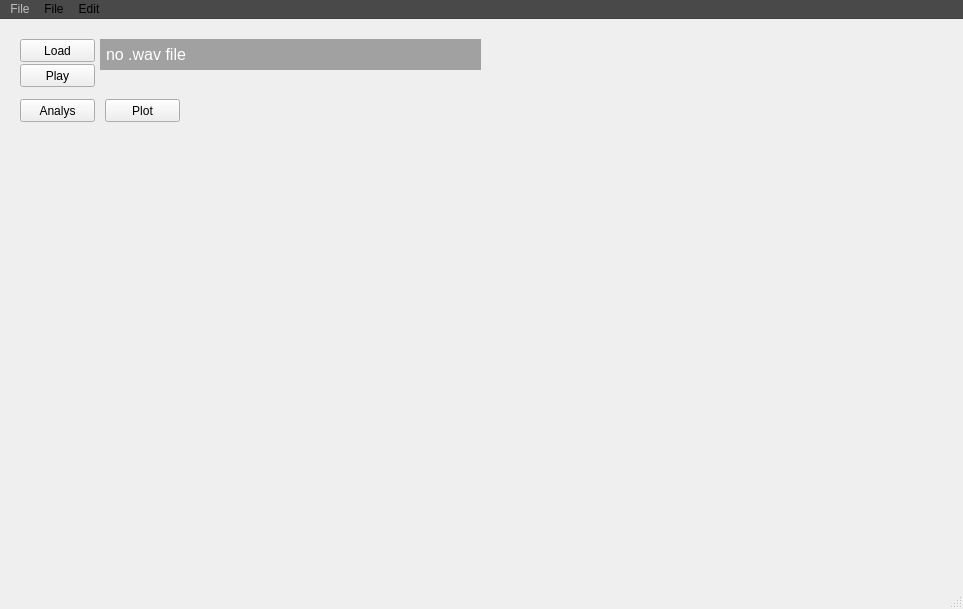
<?xml version="1.0" encoding="UTF-8"?>
<ui version="4.0">
 <class>MainWindow</class>
 <widget class="QMainWindow" name="MainWindow">
  <property name="geometry">
   <rect>
    <x>0</x>
    <y>0</y>
    <width>963</width>
    <height>609</height>
   </rect>
  </property>
  <property name="minimumSize">
   <size>
    <width>761</width>
    <height>485</height>
   </size>
  </property>
  <property name="windowTitle">
   <string>MainWindow</string>
  </property>
  <property name="styleSheet">
   <string notr="true"/>
  </property>
  <widget class="QWidget" name="centralwidget">
   <widget class="QPushButton" name="load_btn">
    <property name="geometry">
     <rect>
      <x>20</x>
      <y>20</y>
      <width>75</width>
      <height>23</height>
     </rect>
    </property>
    <property name="text">
     <string>Load</string>
    </property>
   </widget>
   <widget class="QLabel" name="label">
    <property name="geometry">
     <rect>
      <x>100</x>
      <y>20</y>
      <width>381</width>
      <height>31</height>
     </rect>
    </property>
    <property name="font">
     <font>
      <pointsize>12</pointsize>
     </font>
    </property>
    <property name="styleSheet">
     <string notr="true">background-color:rgb(161, 161, 161);
color: rgb(255, 255, 255);
padding:2px;</string>
    </property>
    <property name="text">
     <string>no .wav file</string>
    </property>
   </widget>
   <widget class="QPushButton" name="play_btn">
    <property name="geometry">
     <rect>
      <x>20</x>
      <y>45</y>
      <width>75</width>
      <height>23</height>
     </rect>
    </property>
    <property name="text">
     <string>Play</string>
    </property>
   </widget>
   <widget class="QPushButton" name="ana_btn">
    <property name="geometry">
     <rect>
      <x>20</x>
      <y>80</y>
      <width>75</width>
      <height>23</height>
     </rect>
    </property>
    <property name="text">
     <string>Analys</string>
    </property>
   </widget>
   <widget class="WaveMplCanvas" name="figure1" native="true">
    <property name="geometry">
     <rect>
      <x>25</x>
      <y>135</y>
      <width>466</width>
      <height>171</height>
     </rect>
    </property>
   </widget>
   <widget class="QPushButton" name="plot_btn">
    <property name="geometry">
     <rect>
      <x>105</x>
      <y>80</y>
      <width>75</width>
      <height>23</height>
     </rect>
    </property>
    <property name="text">
     <string>Plot</string>
    </property>
   </widget>
   <widget class="GwtMplCanvas" name="figure2" native="true">
    <property name="geometry">
     <rect>
      <x>25</x>
      <y>315</y>
      <width>466</width>
      <height>171</height>
     </rect>
    </property>
   </widget>
  </widget>
  <widget class="QMenuBar" name="menubar">
   <property name="geometry">
    <rect>
     <x>0</x>
     <y>0</y>
     <width>963</width>
     <height>24</height>
    </rect>
   </property>
   <property name="palette">
    <palette>
     <active>
      <colorrole role="Button">
       <brush brushstyle="SolidPattern">
        <color alpha="255">
         <red>73</red>
         <green>73</green>
         <blue>73</blue>
        </color>
       </brush>
      </colorrole>
      <colorrole role="Base">
       <brush brushstyle="SolidPattern">
        <color alpha="255">
         <red>73</red>
         <green>73</green>
         <blue>73</blue>
        </color>
       </brush>
      </colorrole>
      <colorrole role="Window">
       <brush brushstyle="SolidPattern">
        <color alpha="255">
         <red>73</red>
         <green>73</green>
         <blue>73</blue>
        </color>
       </brush>
      </colorrole>
     </active>
     <inactive>
      <colorrole role="Button">
       <brush brushstyle="SolidPattern">
        <color alpha="255">
         <red>73</red>
         <green>73</green>
         <blue>73</blue>
        </color>
       </brush>
      </colorrole>
      <colorrole role="Base">
       <brush brushstyle="SolidPattern">
        <color alpha="255">
         <red>73</red>
         <green>73</green>
         <blue>73</blue>
        </color>
       </brush>
      </colorrole>
      <colorrole role="Window">
       <brush brushstyle="SolidPattern">
        <color alpha="255">
         <red>73</red>
         <green>73</green>
         <blue>73</blue>
        </color>
       </brush>
      </colorrole>
     </inactive>
     <disabled>
      <colorrole role="Button">
       <brush brushstyle="SolidPattern">
        <color alpha="255">
         <red>73</red>
         <green>73</green>
         <blue>73</blue>
        </color>
       </brush>
      </colorrole>
      <colorrole role="Base">
       <brush brushstyle="SolidPattern">
        <color alpha="255">
         <red>73</red>
         <green>73</green>
         <blue>73</blue>
        </color>
       </brush>
      </colorrole>
      <colorrole role="Window">
       <brush brushstyle="SolidPattern">
        <color alpha="255">
         <red>73</red>
         <green>73</green>
         <blue>73</blue>
        </color>
       </brush>
      </colorrole>
     </disabled>
    </palette>
   </property>
   <widget class="QMenu" name="menuFile">
    <property name="enabled">
     <bool>false</bool>
    </property>
    <property name="contextMenuPolicy">
     <enum>Qt::DefaultContextMenu</enum>
    </property>
    <property name="autoFillBackground">
     <bool>false</bool>
    </property>
    <property name="styleSheet">
     <string notr="true">background-color: rgb(73, 73, 73)
</string>
    </property>
    <property name="title">
     <string>File</string>
    </property>
    <property name="icon">
     <iconset>
      <normaloff>:/icon_fifi/icon_fifics.png</normaloff>:/icon_fifi/icon_fifics.png</iconset>
    </property>
    <property name="separatorsCollapsible">
     <bool>false</bool>
    </property>
   </widget>
   <widget class="QMenu" name="menuFiSig">
    <property name="autoFillBackground">
     <bool>false</bool>
    </property>
    <property name="styleSheet">
     <string notr="true">background-color: rgb(73, 73, 73);
border-right-color: rgb(0, 0, 0);
color: rgb(255, 255, 255);
border-color: rgb(0, 0, 0);</string>
    </property>
    <property name="title">
     <string>File</string>
    </property>
    <addaction name="actionOpen_wav_2"/>
    <addaction name="actionClose_2"/>
   </widget>
   <widget class="QMenu" name="menuEdit">
    <property name="styleSheet">
     <string notr="true">color: rgb(255, 255, 255);</string>
    </property>
    <property name="title">
     <string>Edit</string>
    </property>
   </widget>
   <addaction name="menuFile"/>
   <addaction name="menuFiSig"/>
   <addaction name="menuEdit"/>
  </widget>
  <widget class="QStatusBar" name="statusbar"/>
  <action name="actionOpen_wav">
   <property name="text">
    <string>Open(.wav)</string>
   </property>
  </action>
  <action name="actionClose">
   <property name="text">
    <string>Close</string>
   </property>
  </action>
  <action name="actionOpen_wav_2">
   <property name="text">
    <string>Open(.wav)</string>
   </property>
  </action>
  <action name="actionClose_2">
   <property name="checkable">
    <bool>false</bool>
   </property>
   <property name="text">
    <string>Close</string>
   </property>
  </action>
 </widget>
 <customwidgets>
  <customwidget>
   <class>WaveMplCanvas</class>
   <extends>QWidget</extends>
   <header>FiSig.MplCanvas.h</header>
   <container>1</container>
  </customwidget>
  <customwidget>
   <class>GwtMplCanvas</class>
   <extends>QWidget</extends>
   <header>FiSig.MplCanvas.h</header>
   <container>1</container>
  </customwidget>
 </customwidgets>
 <tabstops>
  <tabstop>load_btn</tabstop>
 </tabstops>
 <resources/>
 <connections>
  <connection>
   <sender>load_btn</sender>
   <signal>clicked()</signal>
   <receiver>MainWindow</receiver>
   <slot>openFileDialog()</slot>
   <hints>
    <hint type="sourcelabel">
     <x>57</x>
     <y>55</y>
    </hint>
    <hint type="destinationlabel">
     <x>380</x>
     <y>242</y>
    </hint>
   </hints>
  </connection>
  <connection>
   <sender>actionClose_2</sender>
   <signal>triggered()</signal>
   <receiver>MainWindow</receiver>
   <slot>close()</slot>
   <hints>
    <hint type="sourcelabel">
     <x>-1</x>
     <y>-1</y>
    </hint>
    <hint type="destinationlabel">
     <x>380</x>
     <y>242</y>
    </hint>
   </hints>
  </connection>
  <connection>
   <sender>actionOpen_wav_2</sender>
   <signal>triggered()</signal>
   <receiver>MainWindow</receiver>
   <slot>openFileDialog()</slot>
   <hints>
    <hint type="sourcelabel">
     <x>-1</x>
     <y>-1</y>
    </hint>
    <hint type="destinationlabel">
     <x>380</x>
     <y>242</y>
    </hint>
   </hints>
  </connection>
  <connection>
   <sender>MainWindow</sender>
   <signal>fileloaded(QString)</signal>
   <receiver>label</receiver>
   <slot>setText(QString)</slot>
   <hints>
    <hint type="sourcelabel">
     <x>380</x>
     <y>242</y>
    </hint>
    <hint type="destinationlabel">
     <x>290</x>
     <y>54</y>
    </hint>
   </hints>
  </connection>
  <connection>
   <sender>MainWindow</sender>
   <signal>fileloaded(QString)</signal>
   <receiver>MainWindow</receiver>
   <slot>flashStatusBar()</slot>
   <hints>
    <hint type="sourcelabel">
     <x>380</x>
     <y>242</y>
    </hint>
    <hint type="destinationlabel">
     <x>380</x>
     <y>242</y>
    </hint>
   </hints>
  </connection>
  <connection>
   <sender>play_btn</sender>
   <signal>clicked()</signal>
   <receiver>MainWindow</receiver>
   <slot>playAudio()</slot>
   <hints>
    <hint type="sourcelabel">
     <x>57</x>
     <y>80</y>
    </hint>
    <hint type="destinationlabel">
     <x>380</x>
     <y>242</y>
    </hint>
   </hints>
  </connection>
  <connection>
   <sender>MainWindow</sender>
   <signal>fileloaded(QString)</signal>
   <receiver>MainWindow</receiver>
   <slot>setAudioFile()</slot>
   <hints>
    <hint type="sourcelabel">
     <x>380</x>
     <y>242</y>
    </hint>
    <hint type="destinationlabel">
     <x>380</x>
     <y>242</y>
    </hint>
   </hints>
  </connection>
  <connection>
   <sender>ana_btn</sender>
   <signal>clicked()</signal>
   <receiver>MainWindow</receiver>
   <slot>analys()</slot>
   <hints>
    <hint type="sourcelabel">
     <x>57</x>
     <y>115</y>
    </hint>
    <hint type="destinationlabel">
     <x>380</x>
     <y>242</y>
    </hint>
   </hints>
  </connection>
  <connection>
   <sender>plot_btn</sender>
   <signal>clicked()</signal>
   <receiver>MainWindow</receiver>
   <slot>plot()</slot>
   <hints>
    <hint type="sourcelabel">
     <x>142</x>
     <y>115</y>
    </hint>
    <hint type="destinationlabel">
     <x>380</x>
     <y>242</y>
    </hint>
   </hints>
  </connection>
 </connections>
 <slots>
  <signal>fileloaded(QString)</signal>
  <signal>fileloaded()</signal>
  <slot>openFileDialog()</slot>
  <slot>flashStatusBar()</slot>
  <slot>playAudio()</slot>
  <slot>setAudioFile()</slot>
  <slot>analys()</slot>
  <slot>plot()</slot>
 </slots>
</ui>
